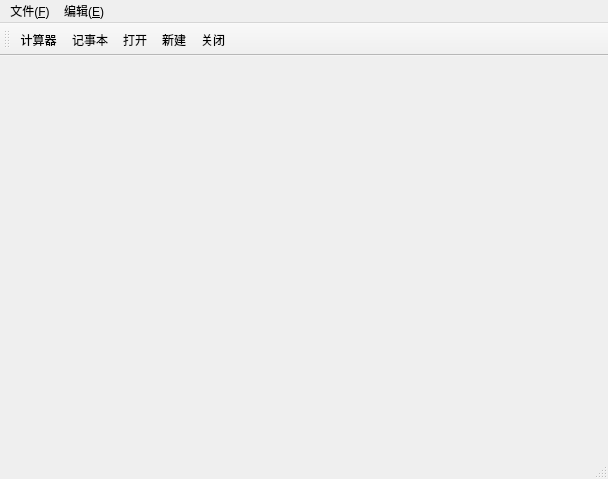
<?xml version="1.0" encoding="UTF-8"?>
<ui version="4.0">
 <class>MainWindow</class>
 <widget class="QMainWindow" name="MainWindow">
  <property name="geometry">
   <rect>
    <x>0</x>
    <y>0</y>
    <width>608</width>
    <height>479</height>
   </rect>
  </property>
  <property name="windowTitle">
   <string>MainWindow</string>
  </property>
  <widget class="QWidget" name="centralwidget">
   <widget class="QLabel" name="label">
    <property name="geometry">
     <rect>
      <x>80</x>
      <y>40</y>
      <width>491</width>
      <height>321</height>
     </rect>
    </property>
    <property name="text">
     <string/>
    </property>
    <property name="pixmap">
     <pixmap>images/python.jpg</pixmap>
    </property>
   </widget>
  </widget>
  <widget class="QMenuBar" name="menubar">
   <property name="geometry">
    <rect>
     <x>0</x>
     <y>0</y>
     <width>608</width>
     <height>22</height>
    </rect>
   </property>
   <widget class="QMenu" name="menu">
    <property name="title">
     <string>文件(&amp;F)</string>
    </property>
    <addaction name="fileOpenAction"/>
    <addaction name="fileNewAction"/>
    <addaction name="fileCloseAction"/>
   </widget>
   <widget class="QMenu" name="menu_E">
    <property name="title">
     <string>编辑(&amp;E)</string>
    </property>
   </widget>
   <addaction name="menu"/>
   <addaction name="menu_E"/>
  </widget>
  <widget class="QStatusBar" name="statusbar"/>
  <widget class="QToolBar" name="toolBar">
   <property name="windowTitle">
    <string>toolBar</string>
   </property>
   <attribute name="toolBarArea">
    <enum>TopToolBarArea</enum>
   </attribute>
   <attribute name="toolBarBreak">
    <bool>false</bool>
   </attribute>
   <addaction name="openCalc"/>
   <addaction name="openNotepad"/>
   <addaction name="fileOpenAction"/>
   <addaction name="fileNewAction"/>
   <addaction name="fileCloseAction"/>
  </widget>
  <action name="fileOpenAction">
   <property name="icon">
    <iconset resource="apprcc.qrc">
     <normaloff>:/pic/images/open.jpg</normaloff>:/pic/images/open.jpg</iconset>
   </property>
   <property name="text">
    <string>打开</string>
   </property>
   <property name="shortcut">
    <string>Alt+O</string>
   </property>
  </action>
  <action name="fileNewAction">
   <property name="icon">
    <iconset resource="apprcc.qrc">
     <normaloff>:/pic/images/new.jpg</normaloff>:/pic/images/new.jpg</iconset>
   </property>
   <property name="text">
    <string>新建</string>
   </property>
   <property name="shortcut">
    <string>Alt+N</string>
   </property>
  </action>
  <action name="fileCloseAction">
   <property name="icon">
    <iconset>
     <normaloff>images/close.jpg</normaloff>images/close.jpg</iconset>
   </property>
   <property name="text">
    <string>关闭</string>
   </property>
   <property name="shortcut">
    <string>Alt+C</string>
   </property>
  </action>
  <action name="openCalc">
   <property name="icon">
    <iconset resource="apprcc.qrc">
     <normaloff>:/pic/images/calc.jpg</normaloff>:/pic/images/calc.jpg</iconset>
   </property>
   <property name="text">
    <string>计算器</string>
   </property>
   <property name="toolTip">
    <string>打开计算器</string>
   </property>
  </action>
  <action name="openNotepad">
   <property name="icon">
    <iconset>
     <normaloff>images/notepad.jpg</normaloff>images/notepad.jpg</iconset>
   </property>
   <property name="text">
    <string>记事本</string>
   </property>
   <property name="toolTip">
    <string>打开记事本</string>
   </property>
  </action>
 </widget>
 <resources>
  <include location="apprcc.qrc"/>
 </resources>
 <connections/>
</ui>
